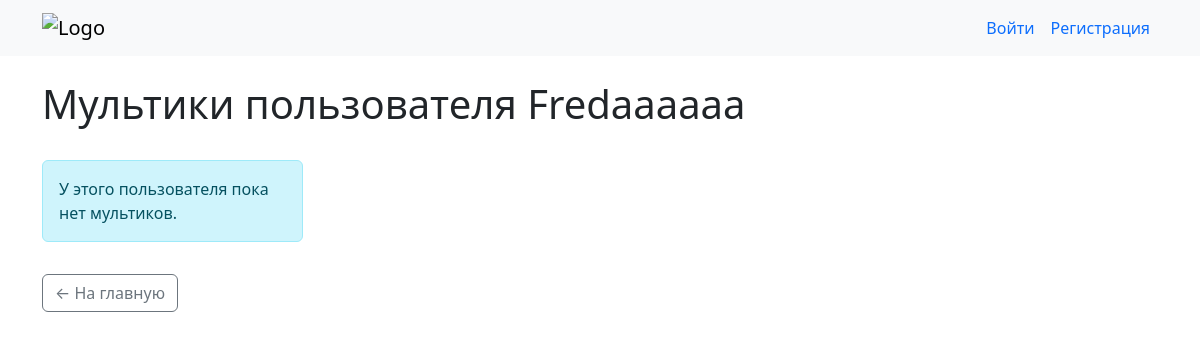
/user/Fredaaaaaa/, run on an earlier commit of the app's database.
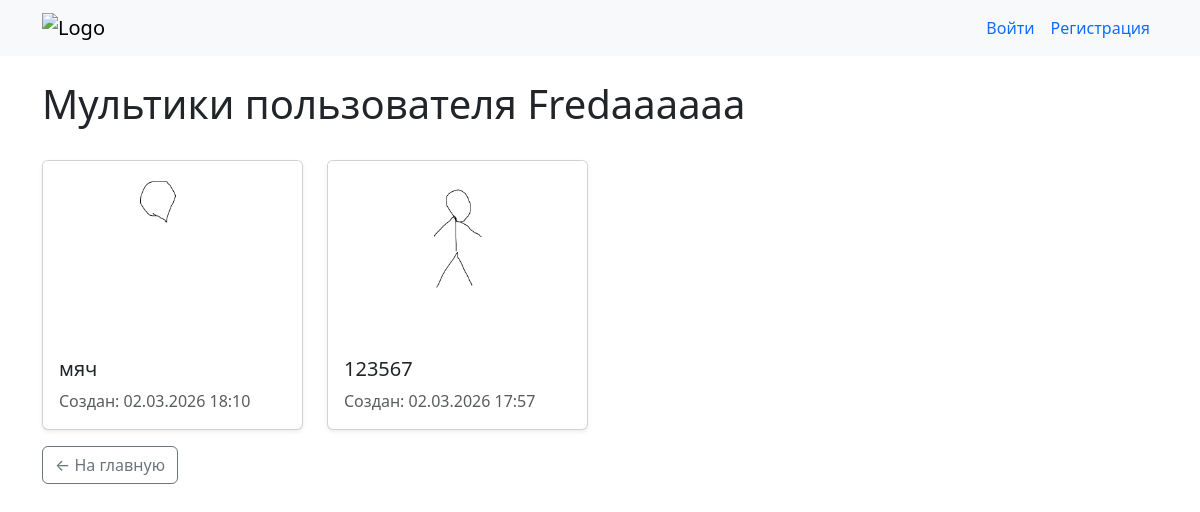
And on a later commit of the database.
### cartoons/models.py (models this page shows, shortened)
class Cartoon(models.Model):
    title = models.CharField(max_length=200, verbose_name="Название")
    author = models.ForeignKey(User, on_delete=models.CASCADE,
                               related_name='cartoons')
    created_at = models.DateTimeField(auto_now_add=True)
    updated_at = models.DateTimeField(auto_now=True)
    preview = models.ImageField(upload_to='cartoons/gifs/')
    frames_data = models.JSONField(default=dict, blank=True)
    fps = models.PositiveSmallIntegerField(default=12)
    class Meta:
        ordering = ['-created_at']  # сортировка по новизне

### cartoons/views.py (the view)
# urls.py: path('user/<str:username>/', views.user_profile, name='user_profile'),
def user_profile(request, username):
    user = get_object_or_404(User, username=username)
    cartoons = Cartoon.objects.filter(author=user).order_by('-created_at')
    return render(request, 'cartoons/user_profile.html', {
        'profile_user': user,
        'cartoons': cartoons
    })

### cartoons/templates/cartoons/user_profile.html (shortened to what this page needs)
{% extends "base.html" %}
{% load static %}
{% block content %}
<div class="d-flex justify-content-between align-items-center mb-4">
    <h1>Мультики пользователя {{ profile_user.username }}</h1>
</div>
<div class="row row-cols-1 row-cols-sm-2 row-cols-md-3 row-cols-lg-4 g-4">
    {% for cartoon in cartoons %}
    <div class="col">
        <div class="card h-100 shadow-sm">
            <a href="{% url 'detail' cartoon.pk %}" class="text-decoration-none text-dark">
                {% if cartoon.preview %}
                <img src="{{ cartoon.preview.url }}" class="card-img-top" alt="{{ cartoon.title }}" style="height: 180px; object-fit: cover;">
                {% else %}
                <div class="card-img-top bg-light d-flex align-items-center justify-content-center" style="height: 180px;">
                    <span class="text-muted">Нет превью</span>
                </div>
                {% endif %}
                <div class="card-body">
                    <h5 class="card-title">{{ cartoon.title }}</h5>
                    <p class="card-text text-muted">
                        Создан: {{ cartoon.created_at|date:"d.m.Y H:i" }}
                    </p>
                </div>
            </a>
        </div>
    </div>
    {% empty %}
    <div class="col-12">
        <div class="alert alert-info">
            У этого пользователя пока нет мультиков.
        </div>
    </div>
    {% endfor %}
</div>
<div class="mt-3">
    <a href="{% url 'index' %}" class="btn btn-outline-secondary">← На главную</a>
</div>
{% endblock %}

### templates/base.html (shortened to what this page needs)
{% load static %}
<!DOCTYPE html>
<html lang="ru">
<head>
    <link href="https://cdn.jsdelivr.net/npm/bootstrap@5.3.0/dist/css/bootstrap.min.css" rel="stylesheet">
</head>
<body>
    <nav class="navbar navbar-expand-lg navbar-light bg-light">
        <div class="container">
            <a class="navbar-brand" href="{% url 'index' %}">
                <img src="{% static 'cartoons/images/logo.png' %}" alt="Logo" height="30" class="d-inline-block align-top">
            </a>
            <div class="collapse navbar-collapse" id="navbarNav">
                <ul class="navbar-nav ms-auto">
                    {% if user.is_authenticated %}
                        <li class="nav-item d-flex align-items-center">
                            <span class="text-dark me-1">Привет,</span>
                            <a class="nav-link text-primary p-0" href="{% url 'user_profile' username=user.username %}">{{ user.username }}</a>
                            <span class="text-dark ms-1">!</span>
                        </li>
                        <li class="nav-item">
                            <a class="nav-link text-primary" href="{% url 'logout' %}">Выйти</a>
                        </li>
                    {% else %}
                        <li class="nav-item">
                            <a class="nav-link text-primary" href="{% url 'login' %}">Войти</a>
                        </li>
                        <li class="nav-item">
                            <a class="nav-link text-primary" href="{% url 'register' %}">Регистрация</a>
                        </li>
                    {% endif %}
                </ul>
            </div>
        </div>
    </nav>
    <main class="container my-4">
        {% block content %}
        {% endblock %}
    </main>
</body>
</html>

What changed in the data, as far as the page shows it:
added Cartoon: preview (picture), title "мяч", created_at "02.03.2026 18:10"
added Cartoon: preview (picture), title "123567", created_at "02.03.2026 17:57"
Also different on the page:
text no longer shown: "У этого пользователя пока нет мультиков."
